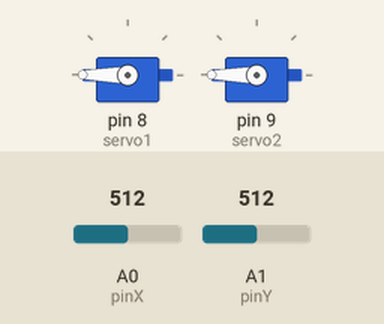
A sketch run on a simulated Arduino Uno, built with avr-gcc and run on an emulated ATmega328P. Parts: 2 × servo. Inputs (shaded band) come from the test bench; at power-on: A0 (pinX) = 512, A1 (pinY) = 512.

Above: at 1.2 s.
1.3 s: A0 (pinX) set to 731
2.8 s: A0 (pinX) set to 751
At 3.1 s:
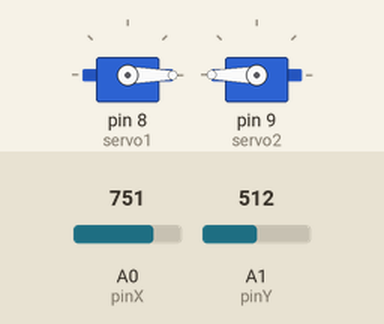
4.3 s: A1 (pinY) set to 732
5.8 s: A1 (pinY) set to 759
At 6.7 s:
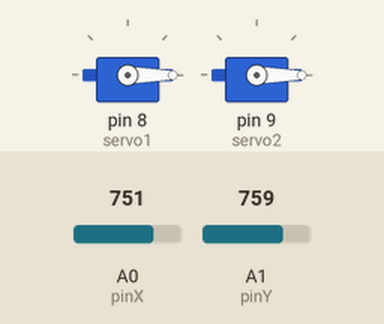
7.3 s: A0 (pinX) set to 716
At 8.2 s:
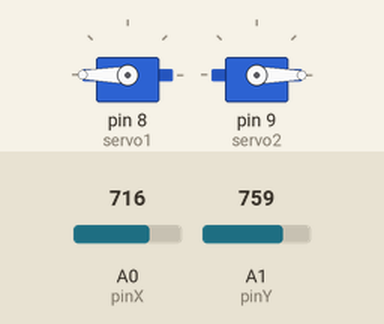
8.8 s: A1 (pinY) set to 122
At 9.6 s:
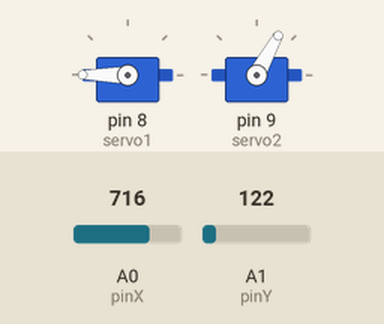
Timing chart, 0 to 11.3 s (numbered marks = the images above; inputs shaded):
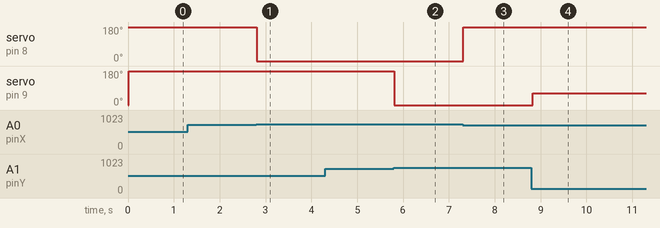

The sketch:

joystickServoControl.ino
```cpp
//by KunalKeshavSinghSahni
//this is my first code using Joystick Module
//basically controls two Servo motors using Joystick Module

  //Servo values
#include<Servo.h>
 Servo servo1;
 Servo servo2;
 int servo1Pos = 0;
 int servo2Pos = 0; //inital position for both servos

 //Joystick values
int pinX = A0;
int pinY = A1;
int valueX = 128;  // center position for joystick X direction (mean value for range from 0-256)
int valueY = 128;  // center position for joystick Y direction (mean value for range from 0-256)


void setup() {
  // put your setup code here, to run once:
  servo1.attach(8);
  servo2.attach(9);
  pinMode(pinX ,INPUT);
  pinMode(pinY ,INPUT);
  servo1.write(servo1Pos);
  servo2.write(servo2Pos);

}

void loop() {

   valueX = analogRead(pinX);  //reads value for X direction and controls servo 1

  // for movement along positive X
  if(valueX > 128){
    valueX = map(valueX , 0 , 256 , 128 , 256);
    servo1.write(valueX);
    delay(15);
  }

  // for movement along negative X
  if(valueX < 128){
    valueX = map(valueX , 0 , 256 , 0 , 128);
    servo1.write(valueX);
    delay(15);
  }

   valueY = analogRead(pinY); //reads value for Y direction and hence controls servo 2

  // for movement along positive Y
  if(valueY >128){
   valueY = map(valueY , 0 , 256 , 128 , 256);
   servo2.write(valueY);
   delay(15);
  }

  // for movement along negative Y
  if(valueY < 128){
    valueY = map(valueY , 0 , 256 , 0 , 128);
    servo2.write(valueY);
    delay(15);
  }

}
```

Measured:
- the behaviour switches between 743 and 744 on A0 (pinX) (found by bisection; images 0 and 1)
- the behaviour switches between 743 and 744 on A1 (pinY) (found by bisection; images 1 and 2)
- after the input at 1.3 s, every drawn part: stays the same
- after the input at 2.8 s, servo on pin 8 (servo1): 180° → 0° at once
- after the input at 4.3 s, every drawn part: stays the same
- after the input at 5.8 s, servo on pin 9 (servo2): 180° → 0° at once
- after the input at 7.3 s, servo on pin 8 (servo1): 0° → 180° at once
- after the input at 8.8 s, servo on pin 9 (servo2): 0° → 61° at once
